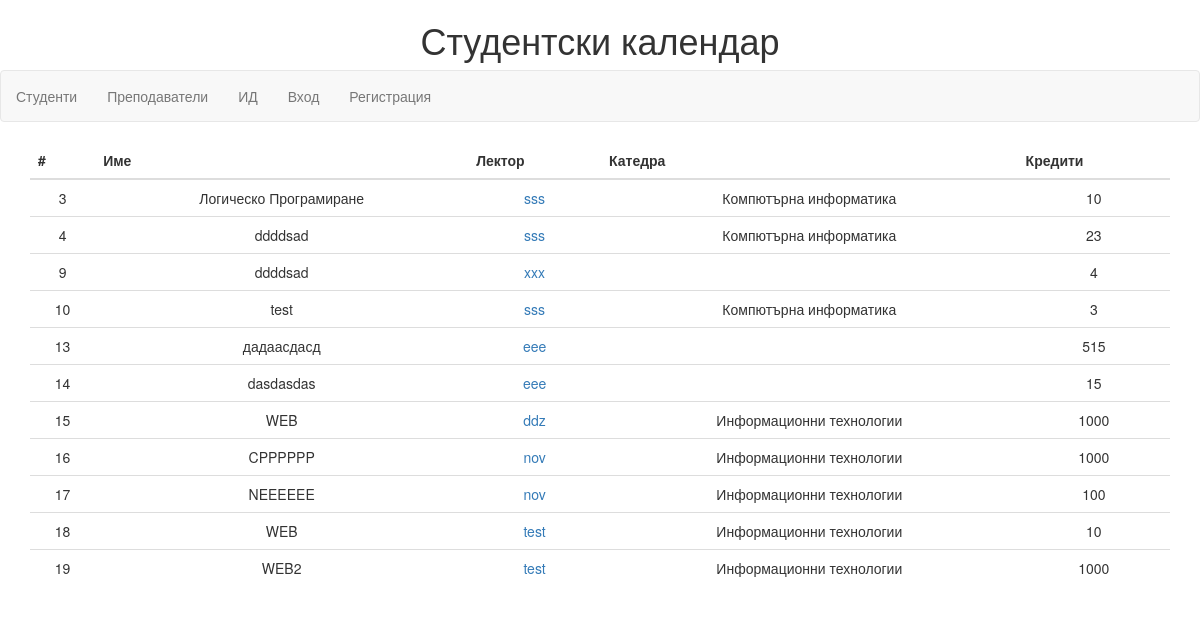
Screenshot of /discipline.php with the database file from the repository.
### tables this page shows
CREATE TABLE `ids` (
  `id` int(11) NOT NULL,
  `name` varchar(50) NOT NULL,
  `lecture` varchar(50) DEFAULT NULL,
  `credits` int(11) DEFAULT NULL
);

CREATE TABLE `lectures` (
  `id` int(6) UNSIGNED NOT NULL,
  `username` varchar(30) NOT NULL,
  `department` varchar(30) NOT NULL,
  `email` varchar(50) DEFAULT NULL,
  `password` varchar(50) NOT NULL
);

### php/DB.php (called while the page is built)
<?php
class DB
{
	public $connection;
	private $user = 'root';
	private $pass = '';
	private $dbName = 'web';
	private static $instance = NULL;
	private function __construct()
	{
		try {
			$this->connection = new PDO("mysql:host=localhost;dbname={$this->dbName}", $this->user, $this->pass);
		} catch (Exception $e) {
			echo "cant connect";
		}
		$this->connection->query("SET NAMES utf8");
	}
	public static function getInstance(): DB
	{
		if(self::$instance == NULL)
		{
			self::$instance = new DB;
		}
		return self::$instance;
	}
}
?>

### php/DB-ids-controller.php (called while the page is built, shortened)
<?php
require_once("DB.php");
abstract class IDBIDsController
{
	function __construct($db)
	{
		$this->db = $db;
	}
}
class DBIDsController extends IDBIDsController
{
	function __construct()
	{
		require_once("DB.php");
		$db = DB::getInstance();
	}
	public function getAll()
	{
		$query = "SELECT ids.id, ids.name, ids.lecture, ids.credits, lectures.department
		FROM ids INNER JOIN lectures ON lectures.username = ids.lecture ";
		$statement = $this->db->connection->prepare($query);
		$statement->execute();
		$count = $statement->rowCount();
		if($count != 0) return $statement->fetchAll(PDO::FETCH_ASSOC);
		return array();
	}
}
 ?>

### discipline.php (the view, shortened to what this page needs)
<!DOCTYPE html>
<html lang="en">
<?php require_once("php/templates.php");
 ?>
<body id="page">
    <section id="container" class="container text-center">
    <table class="table">
		<thead>
			<tr>
				<th>#</th>
				<th>Име</th>
				<th>Лектор</th>
				<th>Катедра</th>
				<th>Кредити</th>
			</tr>
		</thead>
		<tbody>
		<?php
			require_once("php/DB-ids-controller.php");
			$dbIDsController = new DBIDsController();
			$ids = $dbIDsController->getAll();
			foreach ($ids as $key => $id) {
				echo "<tr>";
				echo "<td>".$id["id"]."</td>";
				echo "<td>".$id["name"]."</td>";
				echo "<td><a href='profile.php?type=lecture&username=".$id["lecture"]."'>".$id["lecture"]."</a></td>";
				echo "<td>".$id["department"]."</td>";
				echo "<td>".$id["credits"]."</td>";
				echo "</tr>";
			}
	    ?>
		</tbody>
	</table>
    </section>
</body>
</html>

### css/main.css (style rules this page uses)
#page { text-align: center }

### rows the page displays
ids: id "3", name "Логическо Програмиране", lecture "sss", lectures.department "Компютърна информатика", credits "10"
ids: id "4", name "ddddsad", lecture "sss", lectures.department "Компютърна информатика", credits "23"
ids: id "9", name "ddddsad", lecture "xxx", credits "4"
ids: id "10", name "test", lecture "sss", lectures.department "Компютърна информатика", credits "3"
ids: id "13", name "дадаасдасд", lecture "eee", credits "515"
ids: id "14", name "dasdasdas", lecture "eee", credits "15"
ids: id "15", name "WEB", lecture "ddz", lectures.department "Информационни технологии", credits "1000"
ids: id "16", name "CPPPPPP", lecture "nov", lectures.department "Информационни технологии", credits "1000"
ids: id "17", name "NEEEEEE", lecture "nov", lectures.department "Информационни технологии", credits "100"
ids: id "18", name "WEB", lecture "test", lectures.department "Информационни технологии", credits "10"
ids: id "19", name "WEB2", lecture "test", lectures.department "Информационни технологии", credits "1000"
